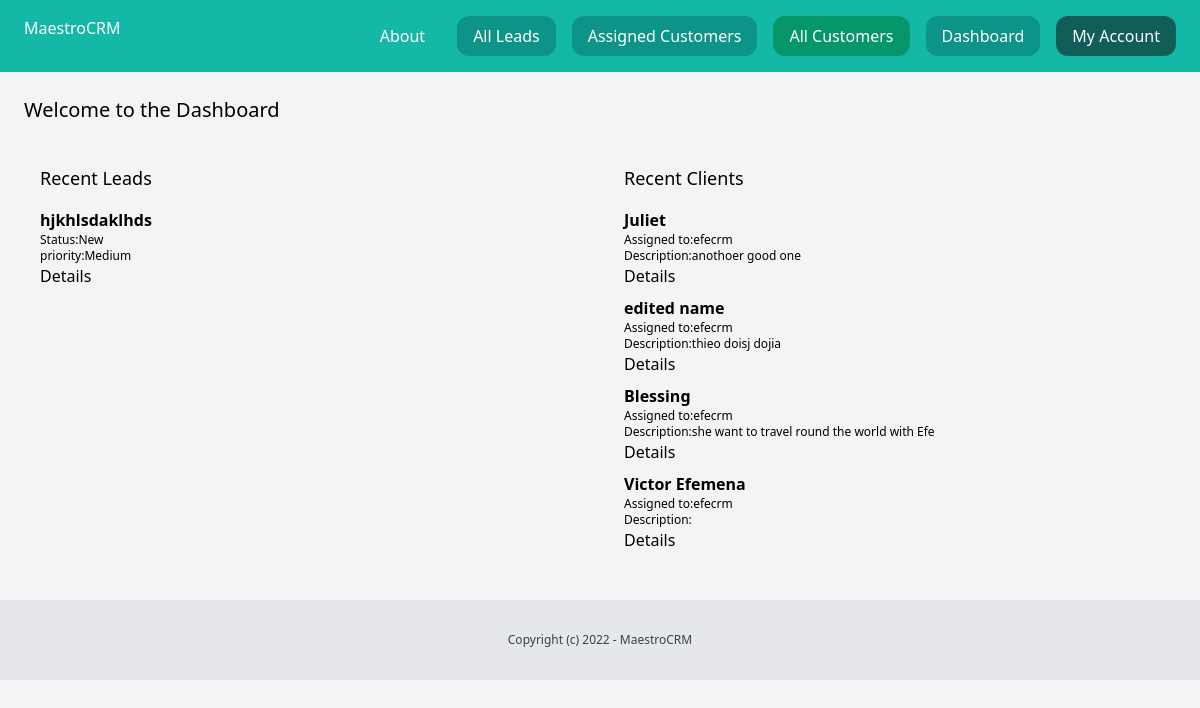
The app's page /dashboard/ (signed in) with its own data.
### lead/models.py (models this page shows, shortened)
class Lead(models.Model):
    LOW = 'low'
    MEDIUM = 'medium'
    HIGH = 'high'
    CHOICES_PRIORITY = (
        (LOW, 'Low'),
        (MEDIUM, 'Medium'),
        (HIGH, 'High'),
    )
    NEW = 'new'
    CONTACTED = 'contacted'
    WON = 'won'
    LOST = 'lost'
    CHOICES_STATUS = (
        (NEW, 'New'),
        (CONTACTED, 'Contacted'),
        (WON, 'Won'),
        (LOST, 'Lost'),
    )
    team = models.ForeignKey(Team, related_name='leads', on_delete=models.CASCADE)
    first_name = models.CharField(max_length=225)
    email = models.EmailField()
    description = models.TextField(blank=True, null=True)
    priority = models.CharField(max_length=10, choices=CHOICES_PRIORITY, default=MEDIUM)
    status = models.CharField(max_length=10, choices=CHOICES_STATUS, default=MEDIUM)
    created_by = models.ForeignKey(User, related_name='leads', on_delete=models.CASCADE)
    convert_to_client = models.BooleanField(default=False)
    created_at = models.DateTimeField(auto_now_add=True)
    modified_at = models.DateTimeField(auto_now=True)
    class Meta:
        ordering= ('-created_at',)

### client/models.py (models this page shows, shortened)
class Client(models.Model):
    team = models.ForeignKey(Team, related_name='clients', on_delete=models.CASCADE)
    first_name = models.CharField(max_length=255, default='FirstName')
    middle_name = models.CharField(max_length=255, blank=True, null=True)
    last_name = models.CharField(max_length=255, default='LastName')
    phone_number = models.CharField(max_length=20, blank=True, null=True)
    email = models.EmailField()
    services = models.CharField(max_length=50, choices=SERVICES_CHOICES, default='Visa Processing')
    status = models.CharField(max_length=50, choices=STATUS_CHOICES, default='open')
    open_date = models.DateTimeField(blank=True, null=True)
    close_date = models.DateTimeField(blank=True, null=True)
    assigned_to = models.ForeignKey(
        settings.AUTH_USER_MODEL,
        related_name='assigned_clients',
        on_delete=models.CASCADE,
        default=1  # Assuming user with ID 1 exists
    )
    traffic_source = models.CharField(max_length=255, blank=True, null=True)
    converted_by = models.ForeignKey(
        settings.AUTH_USER_MODEL,
        related_name='converted_clients',
        on_delete=models.CASCADE,
        default=1  # Assuming user with ID 1 exists
    )
    converted_at = models.DateTimeField(default=timezone.now)
    created_by = models.ForeignKey(User, related_name='clients', on_delete=models.CASCADE)
    created_at = models.DateTimeField(auto_now_add=True)
    modified_at = models.DateTimeField(auto_now=True)
    description = models.TextField(blank=True, null=True)
    class Meta:
        ordering= ('-created_at',)

### dashboard/views.py (the view)
# urls.py: path('', views.dashboard, name='index'),
@login_required
def dashboard(request):
    team = Team.objects.filter(members=request.user).first()
    leads = Lead.objects.filter(team=team, convert_to_client = False).order_by('-created_at')[0:5]
    clients = Client.objects.filter(team=team, assigned_to=request.user).order_by('-created_at')[0:5]
    return render(request, 'dashboard/dashboard.html', {
        'leads':leads,
        'clients':clients,
    })

### dashboard/templates/dashboard/dashboard.html (shortened to what this page needs)
{% extends 'core/base.html' %}
{% block content %}
<div class="py-6 px-6">
    <h1 class="mb-6 text-xl">Welcome to the Dashboard</h1>
    <div class="flex space-x-4">
        <div class="py-4 px-4 w-1/2 bg-gray-100 rounded-xl leads">
            <h2 class="mb-4 text-lg">Recent Leads</h2>
            {% for lead in leads %}
                <div class="mb-2 lead">
                    <h3 class="font-semibold"> {{lead.first_name}} </h3>
                    <p class="text-xs">Status:{{lead.get_status_display}} </p>
                    <p class="text-xs">priority:{{lead.get_priority_display}} </p>
                    <a href="{% url 'leads:detail' lead.pk %}">Details</a>
                </div>
            {% endfor %}
        </div>
        <div class="py-4 px-4 w-1/2 bg-gray-100 rounded-xl clients">
            <h2 class="mb-4 text-lg">Recent Clients</h2>
            {% for client in clients %}
            <div class="mb-2 client">
                <h3 class="font-semibold"> {{client.first_name}} </h3>
                <p class="text-xs">Assigned to:{{client.assigned_to}} </p>
                <p class="text-xs">Description:{{client.description}} </p>
                <a href="{% url 'clients:detail' client.pk %}">Details</a>
            </div>
            {% endfor %}
        </div>
    </div>
</div>
{% endblock %}

### records on screen
Lead: first_name "hjkhlsdaklhds", status "New", priority "Medium"
Client: first_name "Juliet", assigned_to "efecrm", description "anothoer good one"
Client: first_name "edited name", assigned_to "efecrm", description "thieo doisj dojia"
Client: first_name "Blessing", assigned_to "efecrm", description "she want to travel round the world with Efe"
Client: first_name "Victor Efemena", assigned_to "efecrm"
